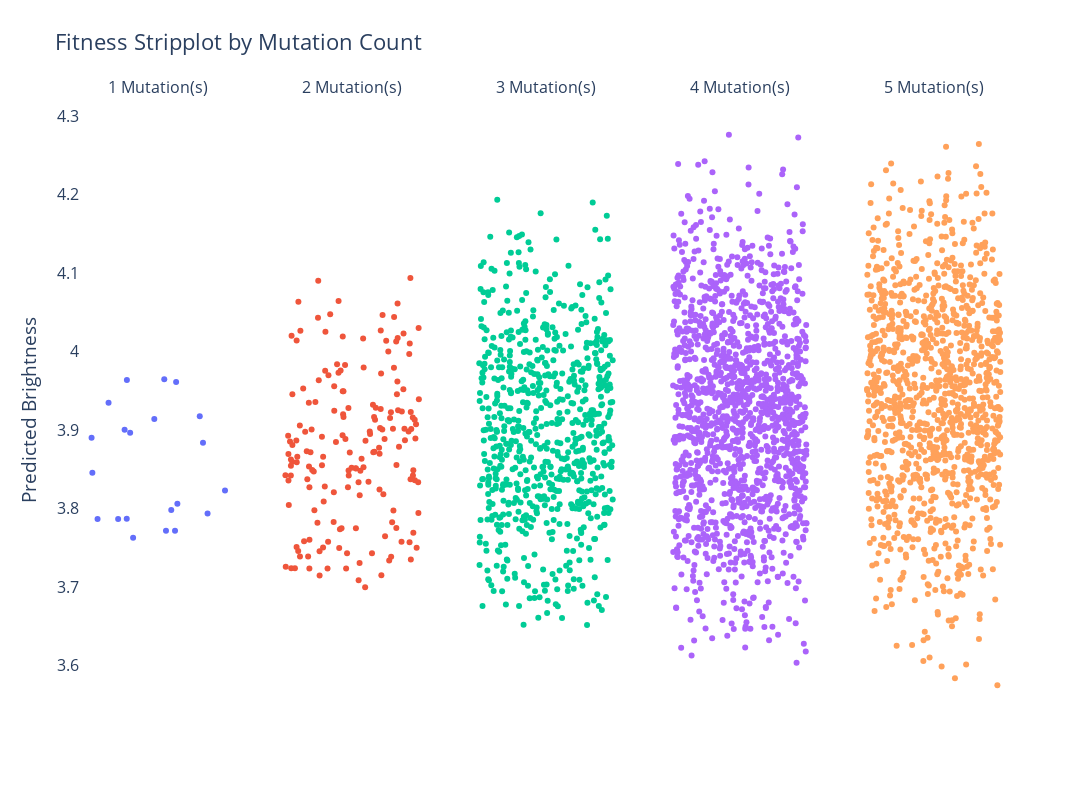

Source (notebook cell):
### Code cell
from plotly.subplots import make_subplots

merged['category'] = merged['aaMutations_x'].apply(lambda x: x.count(':'))

# Determine the number of categories (plus one for any counts above 4)
max_category = int(merged['category'].max())

# Setup subplots
fig = make_subplots(rows=1, cols=max_category+1, shared_yaxes=True, subplot_titles=[f"{i+1} Mutation(s)" for i in range(max_category+1)])

# Add jitter and plot data for each category
for i in range(max_category+1):
    # Filter data for each category
    df_filtered = merged[merged['category'] == i]
    jitter = np.random.uniform(-0.2, 0.2, size=len(df_filtered)) + i  # Jitter and shift to align vertically on subplots
    
    fig.add_trace(
        go.Scatter(
            x=jitter,
            y=df_filtered['Fitness'],
            mode='markers',
            name=f" {i+1} Mutation(s)",
            marker=dict(size=6),
            text=df_filtered['aaMutations_x'],  # Hover text
            hoverinfo='text+y'
        ),
        row=1, col=i+1
    )

# Update layout
fig.update_layout(
    title='Fitness Stripplot by Mutation Count',
    yaxis_title='Predicted Brightness',
    xaxis=dict(showgrid=False, zeroline=False, showticklabels=False),
    height=800,
    width=1200 * (max_category + 1) / 5,  # Adjust width based on the number of subplots
    plot_bgcolor='white',
    showlegend=False,
       font=dict(
        size=16,  # Specify a default font size
    )
)
fig.update_xaxes(showticklabels=False, showgrid=False, zeroline=False)

# Show the plot
fig.show()

### Figure 1 — Plotly figure (JSON) as saved in the notebook; plotly's stock layout.template omitted (floating-point values rounded to 4 significant figures; data arrays with more than 128 entries replaced by an {"elided": "..."} marker saying what was removed)
{"data": [{"hoverinfo": "text+y", "marker": {"size": 6}, "mode": "markers", "name": " 1 Mutation(s)", "text": ["Y38C", "Y38F", "Y38H", "Y38N", "N104I", "N104S", "N104T", "N104Y", "K157E", "K157G", "K157M", "K157Q", "K157R", "K157V", "I170L", "I170N", "I170T", "I170V", "K213E", "K213N", "K213R"], "type": "scatter", "x": [0.04601, -0.07325, -0.006683, 0.0174, -0.07843, -0.1563, -0.09401, -0.07287, 0.122, -0.05788, 0.02155, -0.1438, 0.1031, 0.1109, -0.1582, 0.04908, -0.06503, -0.1172, 0.1641, 0.0434, 0.0343], "xaxis": "x", "y": [3.961, 3.787, 3.914, 3.965, 3.9, 3.846, 3.787, 3.964, 3.794, 3.763, 3.772, 3.787, 3.918, 3.884, 3.89, 3.806, 3.897, 3.935, 3.823, 3.772, 3.798], "yaxis": "y"}, {"hoverinfo": "text+y", "marker": {"size": 6}, "mode": "markers", "name": " 2 Mutation(s)", "text": {"elided": "174 str values"}, "type": "scatter", "x": {"elided": "174 float values"}, "xaxis": "x2", "y": {"elided": "174 float values"}, "yaxis": "y2"}, {"hoverinfo": "text+y", "marker": {"size": 6}, "mode": "markers", "name": " 3 Mutation(s)", "text": {"elided": "712 str values"}, "type": "scatter", "x": {"elided": "712 float values"}, "xaxis": "x3", "y": {"elided": "712 float values"}, "yaxis": "y3"}, {"hoverinfo": "text+y", "marker": {"size": 6}, "mode": "markers", "name": " 4 Mutation(s)", "text": {"elided": "1440 str values"}, "type": "scatter", "x": {"elided": "1440 float values"}, "xaxis": "x4", "y": {"elided": "1440 float values"}, "yaxis": "y4"}, {"hoverinfo": "text+y", "marker": {"size": 6}, "mode": "markers", "name": " 5 Mutation(s)", "text": {"elided": "1152 str values"}, "type": "scatter", "x": {"elided": "1152 float values"}, "xaxis": "x5", "y": {"elided": "1152 float values"}, "yaxis": "y5"}], "layout": {"annotations": [{"font": {"size": 16}, "showarrow": false, "text": "1 Mutation(s)", "x": 0.084, "xanchor": "center", "xref": "paper", "y": 1, "yanchor": "bottom", "yref": "paper"}, {"font": {"size": 16}, "showarrow": false, "text": "2 Mutation(s)", "x": 0.292, "xanchor": "center", "xref": "paper", "y": 1, "yanchor": "bottom", "yref": "paper"}, {"font": {"size": 16}, "showarrow": false, "text": "3 Mutation(s)", "x": 0.5, "xanchor": "center", "xref": "paper", "y": 1, "yanchor": "bottom", "yref": "paper"}, {"font": {"size": 16}, "showarrow": false, "text": "4 Mutation(s)", "x": 0.708, "xanchor": "center", "xref": "paper", "y": 1, "yanchor": "bottom", "yref": "paper"}, {"font": {"size": 16}, "showarrow": false, "text": "5 Mutation(s)", "x": 0.916, "xanchor": "center", "xref": "paper", "y": 1, "yanchor": "bottom", "yref": "paper"}], "font": {"size": 16}, "height": 800, "plot_bgcolor": "white", "showlegend": false, "title": {"text": "Fitness Stripplot by Mutation Count"}, "width": 1200, "xaxis": {"anchor": "y", "domain": [0, 0.168], "showgrid": false, "showticklabels": false, "zeroline": false}, "xaxis2": {"anchor": "y2", "domain": [0.208, 0.376], "showgrid": false, "showticklabels": false, "zeroline": false}, "xaxis3": {"anchor": "y3", "domain": [0.416, 0.584], "showgrid": false, "showticklabels": false, "zeroline": false}, "xaxis4": {"anchor": "y4", "domain": [0.624, 0.792], "showgrid": false, "showticklabels": false, "zeroline": false}, "xaxis5": {"anchor": "y5", "domain": [0.832, 1], "showgrid": false, "showticklabels": false, "zeroline": false}, "yaxis": {"anchor": "x", "domain": [0, 1], "title": {"text": "Predicted Brightness"}}, "yaxis2": {"anchor": "x2", "domain": [0, 1], "matches": "y", "showticklabels": false}, "yaxis3": {"anchor": "x3", "domain": [0, 1], "matches": "y", "showticklabels": false}, "yaxis4": {"anchor": "x4", "domain": [0, 1], "matches": "y", "showticklabels": false}, "yaxis5": {"anchor": "x5", "domain": [0, 1], "matches": "y", "showticklabels": false}}}
